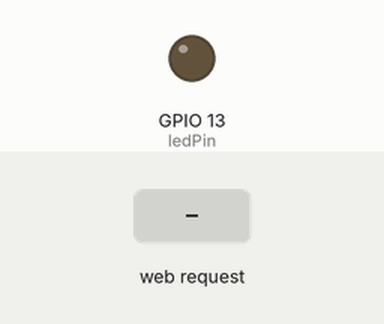
This sketch was run on a simulated ESP32. Parts: output pins drawn as LEDs (lit = HIGH). The test bench sets the inputs (shaded band).

Above: at 1.2 s.
1.3 s: HTTP request GET /start received
At 2.05 s:
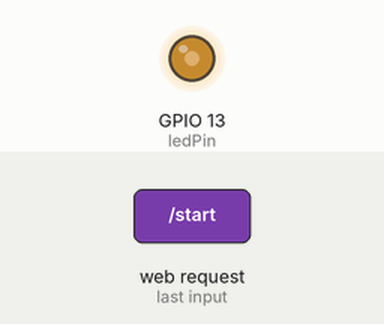
At 2.65 s:
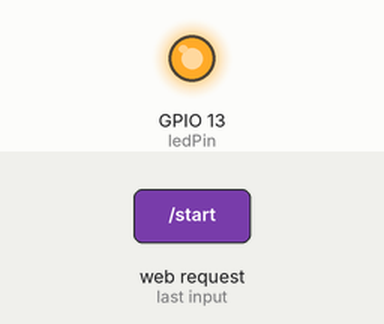
Timing chart, 0 to 10.3 s (numbered marks = the images above; inputs shaded):
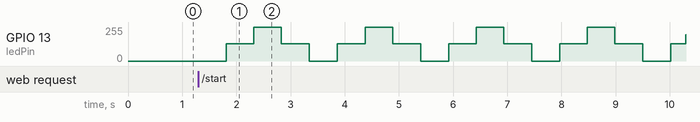

Measured:
- after the input at 1.3 s, GPIO 13 (ledPin): 0/255 → 128/255 after 0.51 s, → 255/255 0.51 s later, → 128/255 0.51 s later, → 0/255 0.52 s later, … (18 changes in this stretch)

The sketch:

sketch_apr3a.ino
```cpp
#include <WiFi.h>
#include <WebServer.h>

// LED pin
int ledPin = 13;

// Fade postavke
int totalPercent = 100;
int stepPercent = 5;
int currentPercent = 0;

// WiFi AP postavke
const char* ap_ssid = "Marko_AP";
const char* ap_pass = "12345678";

WebServer server(80);

// Fade funkcija preko LEDC (ispravno za ESP32)
void fadeLED(int delayTime) {
  for (int i = 0; i <= 255; i++) {
    ledcWrite(0, i);
    delay(delayTime);
  }
  for (int i = 255; i >= 0; i--) {
    ledcWrite(0, i);
    delay(delayTime);
  }
}

// /start endpoint
void handleStart() {

  currentPercent = 0;

  for (int percent = 0; percent <= totalPercent; percent += stepPercent) {
    currentPercent = percent;
    fadeLED(4);
  }

  currentPercent = 100;

  server.send(200, "text/plain", "DONE");
}

void setup() {
  // LEDC PWM setup
  ledcAttachPin(ledPin, 0);      // kanal 0
  ledcSetup(0, 5000, 8);         // 5 kHz, 8-bit


  WiFi.mode(WIFI_AP);
  WiFi.softAP(ap_ssid, ap_pass);

  // Endpointi
  server.on("/start", handleStart);

  server.on("/progress", []() {
    server.send(200, "text/plain", String(currentPercent));
  });

  server.begin();
}

void loop() {
  server.handleClient();
}
```
